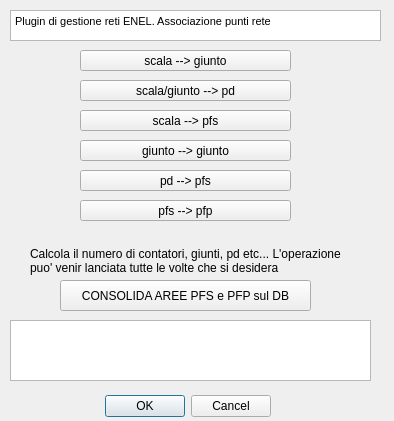
<?xml version="1.0" encoding="UTF-8"?>
<ui version="4.0">
 <class>qgis2dbDockWidgetBase</class>
 <widget class="QDialog" name="qgis2dbDockWidgetBase">
  <property name="geometry">
   <rect>
    <x>0</x>
    <y>0</y>
    <width>394</width>
    <height>421</height>
   </rect>
  </property>
  <property name="windowTitle">
   <string>qgis2db</string>
  </property>
  <widget class="QDialogButtonBox" name="button_box">
   <property name="geometry">
    <rect>
     <x>90</x>
     <y>390</y>
     <width>181</width>
     <height>32</height>
    </rect>
   </property>
   <property name="orientation">
    <enum>Qt::Horizontal</enum>
   </property>
   <property name="standardButtons">
    <set>QDialogButtonBox::Cancel|QDialogButtonBox::Ok</set>
   </property>
  </widget>
  <widget class="QTextBrowser" name="txtHelp">
   <property name="geometry">
    <rect>
     <x>10</x>
     <y>10</y>
     <width>371</width>
     <height>31</height>
    </rect>
   </property>
   <property name="html">
    <string>&lt;!DOCTYPE HTML PUBLIC &quot;-//W3C//DTD HTML 4.0//EN&quot; &quot;http://www.w3.org/TR/REC-html40/strict.dtd&quot;&gt;
&lt;html&gt;&lt;head&gt;&lt;meta name=&quot;qrichtext&quot; content=&quot;1&quot; /&gt;&lt;style type=&quot;text/css&quot;&gt;
p, li { white-space: pre-wrap; }
&lt;/style&gt;&lt;/head&gt;&lt;body style=&quot; font-family:'MS Shell Dlg 2'; font-size:8.15094pt; font-weight:400; font-style:normal;&quot;&gt;
&lt;p style=&quot; margin-top:0px; margin-bottom:0px; margin-left:0px; margin-right:0px; -qt-block-indent:0; text-indent:0px;&quot;&gt;&lt;span style=&quot; font-size:8.15094pt;&quot;&gt;Plugin di gestione reti ENEL. Associazione punti rete&lt;/span&gt;&lt;/p&gt;&lt;/body&gt;&lt;/html&gt;</string>
   </property>
  </widget>
  <widget class="QTextBrowser" name="txtFeedback">
   <property name="geometry">
    <rect>
     <x>10</x>
     <y>320</y>
     <width>361</width>
     <height>61</height>
    </rect>
   </property>
  </widget>
  <widget class="QWidget" name="layoutWidget">
   <property name="geometry">
    <rect>
     <x>0</x>
     <y>0</y>
     <width>2</width>
     <height>2</height>
    </rect>
   </property>
   <layout class="QVBoxLayout" name="verticalLayout"/>
  </widget>
  <widget class="QToolButton" name="scala_giunto_btn">
   <property name="enabled">
    <bool>true</bool>
   </property>
   <property name="geometry">
    <rect>
     <x>80</x>
     <y>50</y>
     <width>211</width>
     <height>21</height>
    </rect>
   </property>
   <property name="text">
    <string>scala --&gt; giunto</string>
   </property>
  </widget>
  <widget class="QToolButton" name="scala_pd_btn">
   <property name="enabled">
    <bool>true</bool>
   </property>
   <property name="geometry">
    <rect>
     <x>80</x>
     <y>80</y>
     <width>211</width>
     <height>21</height>
    </rect>
   </property>
   <property name="text">
    <string>scala/giunto --&gt; pd</string>
   </property>
  </widget>
  <widget class="QToolButton" name="scala_pfs_btn">
   <property name="enabled">
    <bool>true</bool>
   </property>
   <property name="geometry">
    <rect>
     <x>80</x>
     <y>110</y>
     <width>211</width>
     <height>21</height>
    </rect>
   </property>
   <property name="text">
    <string>scala --&gt; pfs</string>
   </property>
  </widget>
  <widget class="QToolButton" name="giunto_giunto_btn">
   <property name="enabled">
    <bool>true</bool>
   </property>
   <property name="geometry">
    <rect>
     <x>80</x>
     <y>140</y>
     <width>211</width>
     <height>21</height>
    </rect>
   </property>
   <property name="text">
    <string>giunto --&gt; giunto</string>
   </property>
  </widget>
  <widget class="QToolButton" name="pd_pfs_btn">
   <property name="enabled">
    <bool>true</bool>
   </property>
   <property name="geometry">
    <rect>
     <x>80</x>
     <y>170</y>
     <width>211</width>
     <height>21</height>
    </rect>
   </property>
   <property name="text">
    <string>pd --&gt; pfs</string>
   </property>
  </widget>
  <widget class="QToolButton" name="pfs_pfp_btn">
   <property name="enabled">
    <bool>true</bool>
   </property>
   <property name="geometry">
    <rect>
     <x>80</x>
     <y>200</y>
     <width>211</width>
     <height>21</height>
    </rect>
   </property>
   <property name="text">
    <string>pfs --&gt; pfp</string>
   </property>
  </widget>
  <widget class="QToolButton" name="solid_btn_aree">
   <property name="enabled">
    <bool>true</bool>
   </property>
   <property name="geometry">
    <rect>
     <x>60</x>
     <y>280</y>
     <width>251</width>
     <height>31</height>
    </rect>
   </property>
   <property name="text">
    <string>CONSOLIDA AREE PFS e PFP sul DB</string>
   </property>
  </widget>
  <widget class="QLabel" name="label_7">
   <property name="geometry">
    <rect>
     <x>30</x>
     <y>240</y>
     <width>341</width>
     <height>41</height>
    </rect>
   </property>
   <property name="text">
    <string>Calcola il numero di contatori, giunti, pd etc... L'operazione 
puo' venir lanciata tutte le volte che si desidera</string>
   </property>
  </widget>
  <zorder>layoutWidget</zorder>
  <zorder>button_box</zorder>
  <zorder>txtHelp</zorder>
  <zorder>txtFeedback</zorder>
  <zorder>scala_giunto_btn</zorder>
  <zorder>scala_pd_btn</zorder>
  <zorder>scala_pfs_btn</zorder>
  <zorder>giunto_giunto_btn</zorder>
  <zorder>pd_pfs_btn</zorder>
  <zorder>pfs_pfp_btn</zorder>
  <zorder>solid_btn_aree</zorder>
  <zorder>label_7</zorder>
 </widget>
 <resources/>
 <connections>
  <connection>
   <sender>button_box</sender>
   <signal>accepted()</signal>
   <receiver>qgis2dbDockWidgetBase</receiver>
   <slot>accept()</slot>
   <hints>
    <hint type="sourcelabel">
     <x>20</x>
     <y>20</y>
    </hint>
    <hint type="destinationlabel">
     <x>20</x>
     <y>20</y>
    </hint>
   </hints>
  </connection>
  <connection>
   <sender>button_box</sender>
   <signal>rejected()</signal>
   <receiver>qgis2dbDockWidgetBase</receiver>
   <slot>reject()</slot>
   <hints>
    <hint type="sourcelabel">
     <x>20</x>
     <y>20</y>
    </hint>
    <hint type="destinationlabel">
     <x>20</x>
     <y>20</y>
    </hint>
   </hints>
  </connection>
 </connections>
</ui>
